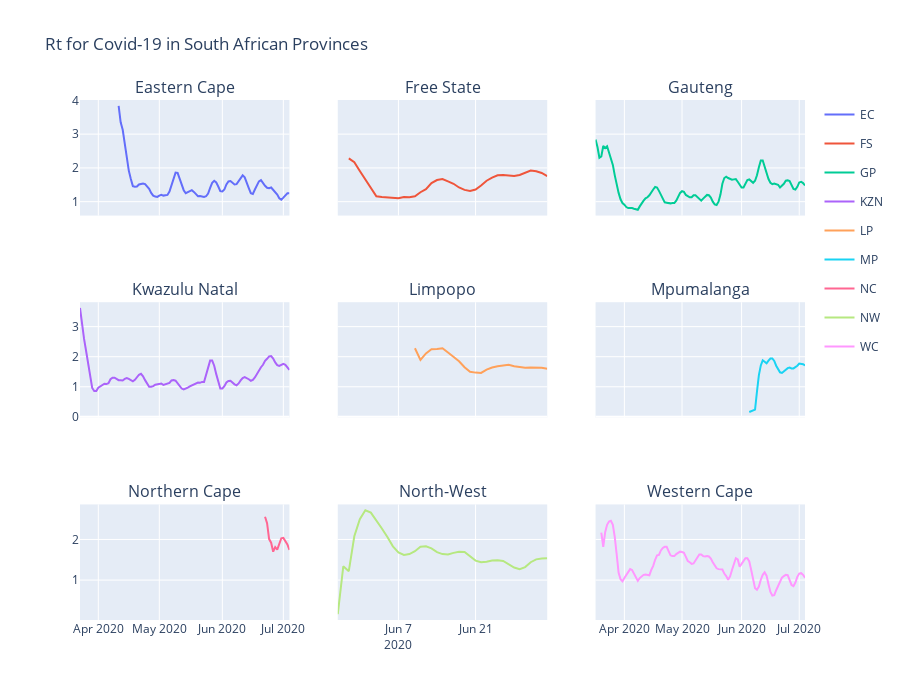

This figure's notebook cell:
### Code cell
fig5.update_layout(title_text="Rt for Covid-19 in South African Provinces", height=700)
fig5.update_traces(hovertemplate=None)
fig5.update_layout(hovermode="x")
